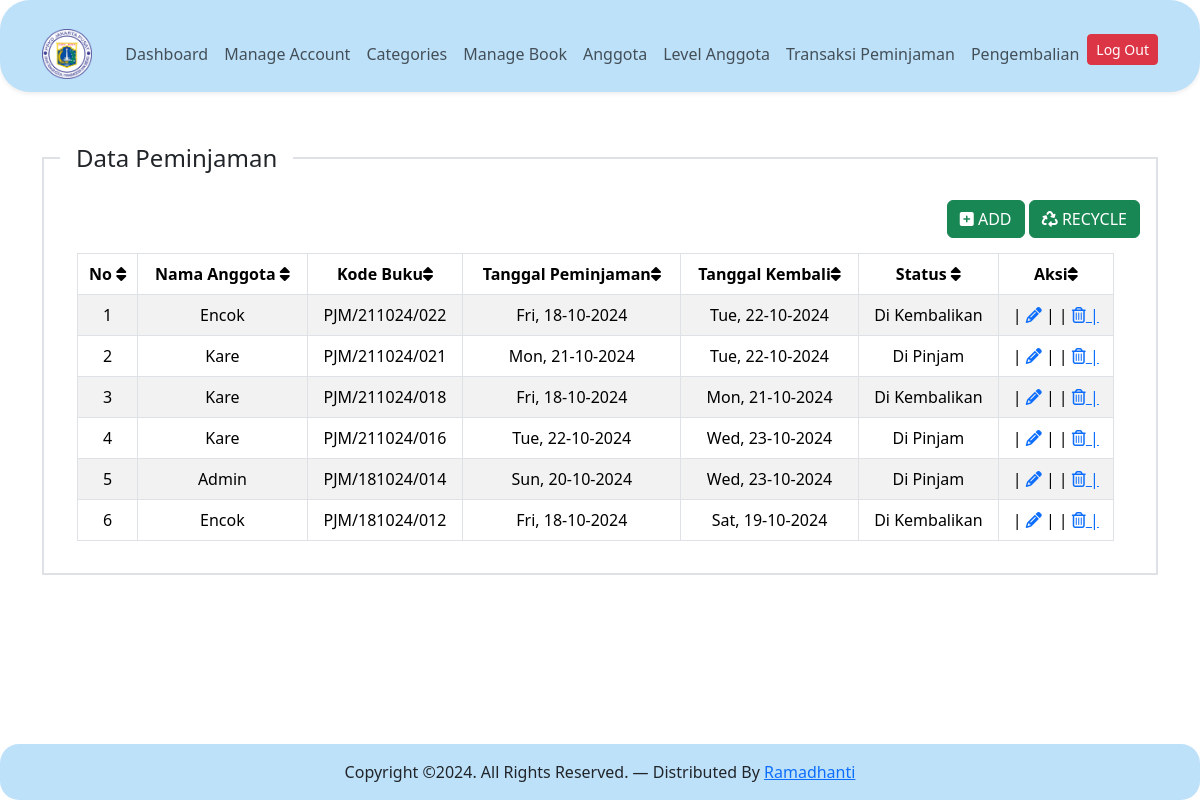
The app's page /controler/index.php?pg=pinjam (signed in) with its own data.
### tables this page shows
CREATE TABLE `peminjaman` (
  `id` int(11) NOT NULL,
  `id_anggota` int(11) NOT NULL,
  `kode_buku` varchar(50) NOT NULL,
  `tgl_pinjam` date NOT NULL,
  `tgl_kembali` date NOT NULL,
  `status` varchar(20) NOT NULL,
  `created_at` timestamp NOT NULL DEFAULT current_timestamp(),
  `updated_at` timestamp NOT NULL DEFAULT current_timestamp() ON UPDATE current_timestamp(),
  `deleted_at` tinyint(1) NOT NULL DEFAULT 0
);

CREATE TABLE `anggota` (
  `id` int(11) NOT NULL,
  `nama_anggota` varchar(50) NOT NULL,
  `telepon` varchar(16) NOT NULL,
  `email` varchar(50) NOT NULL,
  `alamat` text NOT NULL
);

### content/pinjam.php (the view)
<?php
$peminjaman = mysqli_query($koneksi, "SELECT anggota.nama_anggota, peminjaman.* FROM peminjaman LEFT JOIN anggota ON anggota.id = peminjaman.id_anggota WHERE deleted_at = 0 ORDER BY id DESC");
?>
<div class="wrapper">
    <div class="container mt-5">
        <div class="row">
            <div col-sm-12>
                <fieldset class="border border-2 p-3" style="border-width: 2px; border-color: black; border-style: solid;">
                    <legend class="float-none w-auto px-3">Data Peminjaman</legend>
                    <div align="right">
                        <a href="?pg=tambah_pinjam" class="btn btn-success"><i class="fa-solid fa-square-plus"></i> ADD</a>
                        <a href="index.php" class="btn btn-success"><i class="fa-solid fa-recycle"></i> RECYCLE</a>
                    </div>
                    <div class="table-responsive">
                        <table class="table table-bordered text-center table-striped table-hovered" style="margin-top:15px;margin-left:17px; width:96%; background: #E6E6FA;">
                            <thead>
                                <tr>
                                    <th>No <i class="fa-solid fa-sort ms-6"></i></th>
                                    <th>Nama Anggota <i class="fa-solid fa-sort ms-6"></i></th>
                                    <th>Kode Buku<i class="fa-solid fa-sort"></i></i></th>
                                    <th>Tanggal Peminjaman<i class="fa-solid fa-sort"></i></th>
                                    <th>Tanggal Kembali<i class="fa-solid fa-sort"></i></th>
                                    <th>Status <i class="fa-solid fa-sort"></i></th>
                                    <th>Aksi<i class="fa-solid fa-sort"></i></th>
                                </tr>
                            </thead>
                            <tbody>
                                <?php
                                $no = 1;
                                while ($rowQuery = mysqli_fetch_assoc($peminjaman)): ?>
                                    <tr>
                                        <td><?php echo $no++ ?></td>
                                        <td><?php echo $rowQuery['nama_anggota'] ?></td>
                                        <td><?php echo $rowQuery['kode_buku'] ?></td>
                                        <td><?php echo date('D, d-m-Y', strtotime($rowQuery['tgl_pinjam']))  ?></td>
                                        <td><?php echo date('D, d-m-Y', strtotime($rowQuery['tgl_kembali'])) ?></td>
                                        <td><?php echo $rowQuery['status'] ?></td>
                                        <td>| <a href="?pg=tambah_pinjam&detail=<?php echo $rowQuery['id'] ?>"><span class="fa-solid fa-pencil"></span></a> | |
                                            <a href="?pg=tambah_pinjam&delete=<?php echo $rowQuery['id'] ?>" onclick="return confirm('Apakah anda yakin akan menghapus data ini??')"><span class="fa-regular fa-trash-can"></span> |</a></button>
                                        </td>
                                    </tr>
                                <?php endwhile ?>
                            </tbody>
                        </table>
                    </div>
                </fieldset>
            </div>
        </div>
    </div>
</div>

### records on screen
peminjaman: id_anggota.nama_anggota "Encok", kode_buku "PJM/211024/022", tgl_pinjam "Fri, 18-10-2024", tgl_kembali "Tue, 22-10-2024", status "Di Kembalikan"
peminjaman: id_anggota.nama_anggota "Kare", kode_buku "PJM/211024/021", tgl_pinjam "Mon, 21-10-2024", tgl_kembali "Tue, 22-10-2024", status "Di Pinjam"
peminjaman: id_anggota.nama_anggota "Kare", kode_buku "PJM/211024/018", tgl_pinjam "Fri, 18-10-2024", tgl_kembali "Mon, 21-10-2024", status "Di Kembalikan"
peminjaman: id_anggota.nama_anggota "Kare", kode_buku "PJM/211024/016", tgl_pinjam "Tue, 22-10-2024", tgl_kembali "Wed, 23-10-2024", status "Di Pinjam"
peminjaman: id_anggota.nama_anggota "Admin", kode_buku "PJM/181024/014", tgl_pinjam "Sun, 20-10-2024", tgl_kembali "Wed, 23-10-2024", status "Di Pinjam"
peminjaman: id_anggota.nama_anggota "Encok", kode_buku "PJM/181024/012", tgl_pinjam "Fri, 18-10-2024", tgl_kembali "Sat, 19-10-2024", status "Di Kembalikan"
